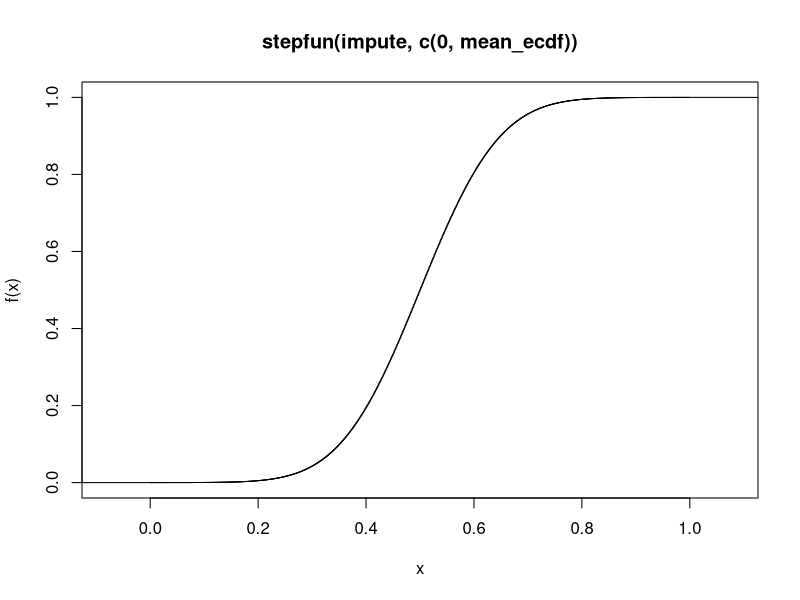

R code for this plot:
# Instead of reconstructing a new ecdf function for every run drawn from
# the same norm(mean = 0, sd = 1), use an standard ecdf averaged from multiple runs
# I suspect this would in the end remove the need to sample from a norm distribution
# cos it elminates the norm variation, but I'd rather run this once to confirm
# -Fai

# Average ecdf based on method written here
# https://stats.stackexchange.com/questions/4261/should-i-use-an-average-ecdf
# Our issue of local maxima and minima discussed in link should not matter because 
# we have have a normalized clear range of 0-1

# Values to impute
repeats <- 1e3
impute <- seq(0, 1, length = 1e3)
ecdfs <- matrix(NA, ncol = repeats, nrow = length(impute))

for(i in 1:repeats){
    # Copied from original code
    probs <- rnorm(1e5) #randomly draw 100 probabilities from a normal distribution
    probs.normalized <- (probs - min(probs))/(max(probs) - min(probs)) #shift distribution to start at 0 and have 
    p <- ecdf(probs.normalized) #cumulative distribution
    ecdfs[,i] <- p(impute)
    print(i)
}

mean_ecdf = rowMeans(ecdfs)
norm_ecdf <- stepfun(impute, c(0, mean_ecdf))
plot(norm_ecdf)

save(norm_ecdf,file = "norm_ecdf.Rdata")



